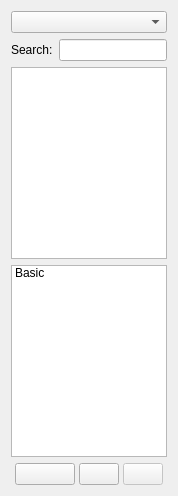
          <widget class="QWidget" name="layoutWidget">
           <layout class="QVBoxLayout" name="verticalLayout">
            <property name="sizeConstraint">
             <enum>QLayout::SetMaximumSize</enum>
            </property>
            <item>
             <widget class="QComboBox" name="comboBox">
              <property name="sizePolicy">
               <sizepolicy hsizetype="Minimum" vsizetype="Fixed">
                <horstretch>0</horstretch>
                <verstretch>0</verstretch>
               </sizepolicy>
              </property>
             </widget>
            </item>
            <item>
             <layout class="QHBoxLayout" name="horizontalLayout_2">
              <property name="sizeConstraint">
               <enum>QLayout::SetMaximumSize</enum>
              </property>
              <item>
               <widget class="QLabel" name="label">
                <property name="sizePolicy">
                 <sizepolicy hsizetype="Maximum" vsizetype="Preferred">
                  <horstretch>0</horstretch>
                  <verstretch>0</verstretch>
                 </sizepolicy>
                </property>
                <property name="text">
                 <string>Search:</string>
                </property>
               </widget>
              </item>
              <item>
               <widget class="QLineEdit" name="lineEdit">
                <property name="sizePolicy">
                 <sizepolicy hsizetype="Minimum" vsizetype="Fixed">
                  <horstretch>0</horstretch>
                  <verstretch>0</verstretch>
                 </sizepolicy>
                </property>
               </widget>
              </item>
             </layout>
            </item>
            <item>
             <widget class="QListView" name="characterList">
              <property name="sizePolicy">
               <sizepolicy hsizetype="Maximum" vsizetype="Expanding">
                <horstretch>0</horstretch>
                <verstretch>0</verstretch>
               </sizepolicy>
              </property>
             </widget>
            </item>
            <item>
             <widget class="QListWidget" name="characterAttrList">
              <property name="sizePolicy">
               <sizepolicy hsizetype="Maximum" vsizetype="Expanding">
                <horstretch>0</horstretch>
                <verstretch>0</verstretch>
               </sizepolicy>
              </property>
              <item>
               <property name="text">
                <string>Basic</string>
               </property>
              </item>
             </widget>
            </item>
            <item>
             <layout class="QHBoxLayout" name="horizontalLayout">
              <property name="spacing">
               <number>0</number>
              </property>
              <property name="sizeConstraint">
               <enum>QLayout::SetDefaultConstraint</enum>
              </property>
              <item>
               <widget class="QPushButton" name="addCharacter">
                <property name="sizePolicy">
                 <sizepolicy hsizetype="Maximum" vsizetype="Preferred">
                  <horstretch>0</horstretch>
                  <verstretch>0</verstretch>
                 </sizepolicy>
                </property>
                <property name="minimumSize">
                 <size>
                  <width>60</width>
                  <height>0</height>
                 </size>
                </property>
                <property name="maximumSize">
                 <size>
                  <width>16777215</width>
                  <height>16777215</height>
                 </size>
                </property>
                <property name="whatsThis">
                 <string>Add a Character</string>
                </property>
                <property name="layoutDirection">
                 <enum>Qt::LeftToRight</enum>
                </property>
                <property name="autoFillBackground">
                 <bool>false</bool>
                </property>
                <property name="text">
                 <string/>
                </property>
                <property name="icon">
                 <iconset resource="../res/plotline.qrc">
                  <normaloff>:/images/images/list-add-user.png</normaloff>:/images/images/list-add-user.png</iconset>
                </property>
                <attribute name="buttonGroup">
                 <string notr="true">buttonGroup</string>
                </attribute>
               </widget>
              </item>
              <item>
               <widget class="QPushButton" name="archiveCharacter">
                <property name="sizePolicy">
                 <sizepolicy hsizetype="Maximum" vsizetype="Fixed">
                  <horstretch>0</horstretch>
                  <verstretch>0</verstretch>
                 </sizepolicy>
                </property>
                <property name="maximumSize">
                 <size>
                  <width>16777215</width>
                  <height>16777215</height>
                 </size>
                </property>
                <property name="whatsThis">
                 <string>Archive or Restore Character (Safer than deleting)</string>
                </property>
                <property name="text">
                 <string/>
                </property>
                <property name="icon">
                 <iconset resource="../res/plotline.qrc">
                  <normaloff>:/images/images/user-archive.png</normaloff>:/images/images/user-archive.png</iconset>
                </property>
                <attribute name="buttonGroup">
                 <string notr="true">buttonGroup</string>
                </attribute>
               </widget>
              </item>
              <item>
               <widget class="QPushButton" name="deleteCharacter">
                <property name="enabled">
                 <bool>false</bool>
                </property>
                <property name="sizePolicy">
                 <sizepolicy hsizetype="Maximum" vsizetype="Fixed">
                  <horstretch>0</horstretch>
                  <verstretch>0</verstretch>
                 </sizepolicy>
                </property>
                <property name="contextMenuPolicy">
                 <enum>Qt::CustomContextMenu</enum>
                </property>
                <property name="whatsThis">
                 <string>Delete selected character</string>
                </property>
                <property name="text">
                 <string/>
                </property>
                <property name="icon">
                 <iconset resource="../res/plotline.qrc">
                  <normaloff>:/images/images/list-remove-user.png</normaloff>:/images/images/list-remove-user.png</iconset>
                </property>
                <attribute name="buttonGroup">
                 <string notr="true">buttonGroup</string>
                </attribute>
               </widget>
              </item>
             </layout>
            </item>
           </layout>
          </widget>
